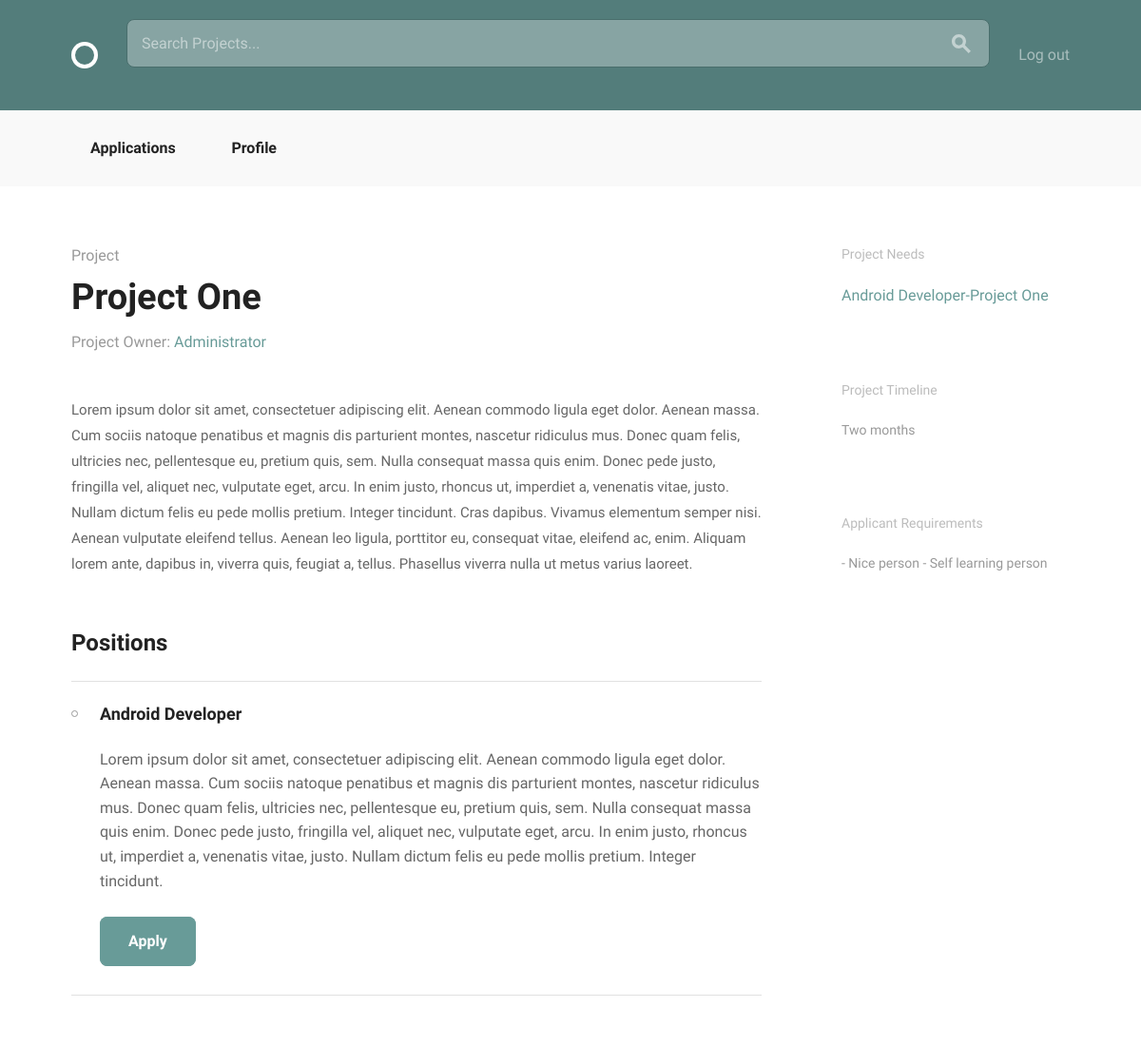
Before: /projects/1/detail/ (signed in) with the older database file.
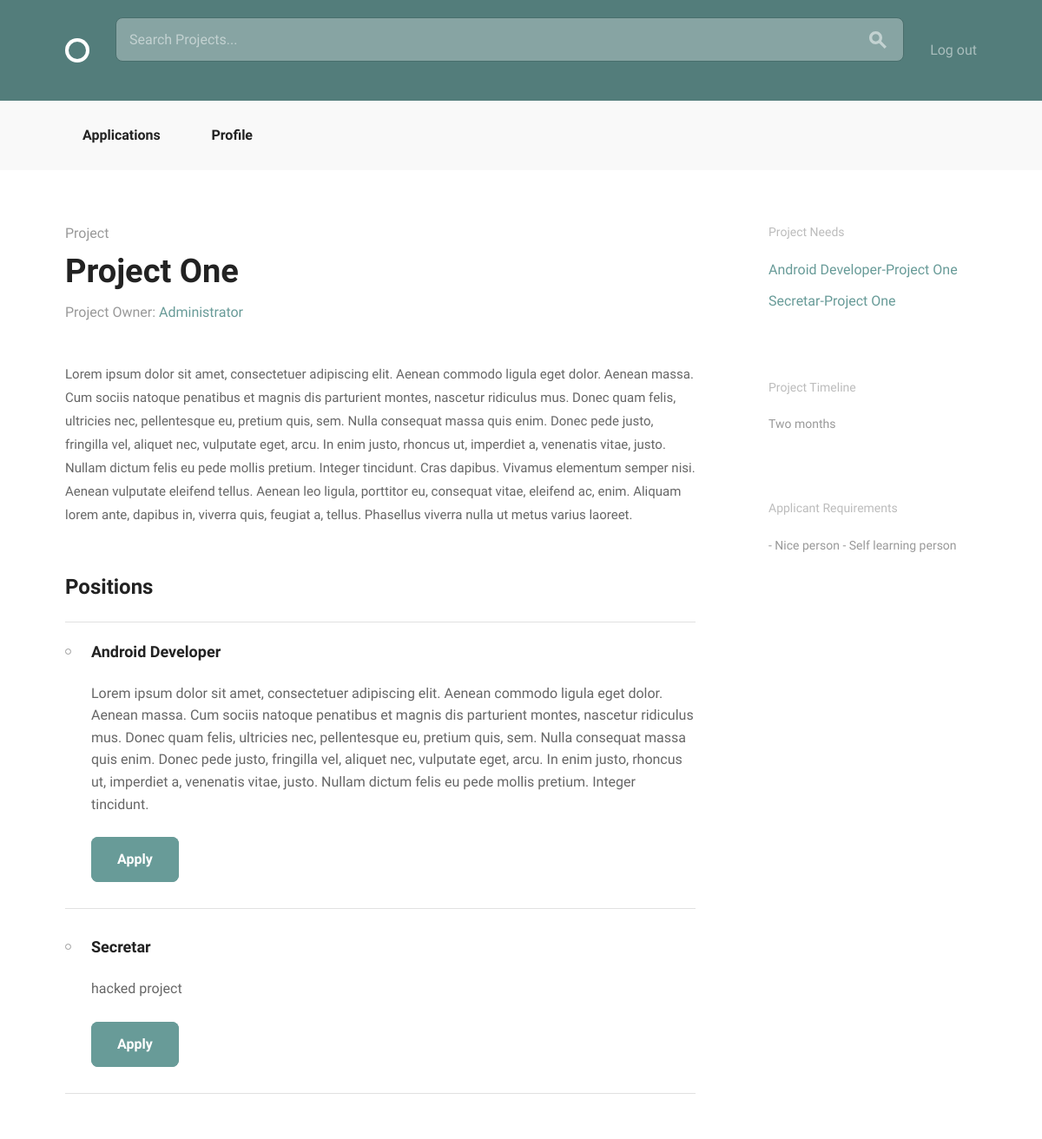
After: the same page with the newer database file.
### projects/models.py (models this page shows)
class Position(models.Model):
    position_title = models.CharField(max_length=40)
    skill = models.ForeignKey(Skill, related_name='positions')
    description = models.TextField(default='')
    project = models.ForeignKey(Project, related_name='positions')
    filled = models.BooleanField(default=False)
    def __str__(self):
        return "{}-{}".format(self.position_title, self.project)

class Project(models.Model):
    owner = models.ForeignKey(settings.AUTH_USER_MODEL,
                              related_name="projects")
    title = models.CharField(max_length=140)
    description = models.TextField()
    concluded = models.BooleanField(default=False)
    time_line_description = models.TextField(default='')
    applicant_req = models.TextField(default='')
    def __str__(self):
        return self.title

### projects/views.py (the view)
class ProjectDetailView(LoginRequiredMixin, PrefetchRelatedMixin, generic.DetailView):
    model = models.Project
    prefetch_related = ["positions"]

### projects/templatetags/project_extras.py (called while the page is built)
@register.inclusion_tag("projects/_apply_btns.html", takes_context=True)
def apply_buttons(context, position):
    user = context["user"]
    user_applications = models.Application.objects.filter(
        candidate=user
    )
    position_list = [app.position for app in user_applications]
    app_list = [app for app in user_applications]
    response = {
        "position": position,
        "already_apply": False,
        'user': user
    }
    if position in position_list:
        response["already_apply"] = True
        response["application"] = app_list[position_list.index(position)]
        print(response['application'])
    return response

### projects/templates/projects/project_detail.html (shortened to what this page needs)
{% extends "layout.html" %}
{% load project_extras %}
{% block body_content %}
    <div class="bounds circle--page circle--article">
        <div class="grid-70">
            <div class="circle--article--header">
                <h4 class="circle--article--section">Project</h4>
                <h1 class="circle--article--title">{{ project.title }}</h1>
                <p class="circle--article--byline">Project Owner:
                    <a>
                        {% if project.owner.display_name %}
                        {{ project.owner.display_name }}
                        {% else %}
                        {{ project.owner }}
                        {% endif %}
                    </a>
                </p>
            </div>
            <div class="circle--article--body">
                {{ project.description }}
            </div>
            <div class="circle--project--positions">
                <h2>Positions</h2>
                <ul class="circle--group--list">
                    {% for position in project.positions.all %}
                        <li>
                            <h3>{{ position.position_title }}</h3>
                            <p>{{ position.description }}</p>
                            {% if user != project.owner %}
                            {% apply_buttons position %}
                            {% endif %}
                        </li>
                    {% endfor %}
                </ul>
            </div>
    </div>
        <div class="grid-25 grid-push-5">
        <div class="circle--secondary--module">
            <h3>Project Needs</h3>
            <ul class="circle--link--list">
                {% for position in project.positions.all %}
                    <li><a>{{ position }}</a></li>
                {% endfor %}
            </ul>
        </div>
        <div class="circle--secondary--module">
            <h3>Project Timeline</h3>
            <p>{{ project.time_line_description }}</p>
        </div>
        <div class="circle--secondary--module">
            <h3>Applicant Requirements</h3>
            <p>{{ project.applicant_req }}</p>
        </div>
    </div>
</div>
{% endblock %}

### projects/templates/projects/_apply_btns.html
{% if position.filled and application.candidate == user %}
<a class="button button-primary">{{ application.status }}</a>
{% elif position.filled %}
<a class="button button-primary">Position Filled</a>
{% elif already_apply %}
<a class="button button-primary">{{ application.status }}</a>
{% else %}
<a class="button button-primary"
   href="{% url 'projects:apply' pk=position.project.pk position_pk=position.pk %}">
    Apply</a>
{% endif %}

Changed rows visible on the page:
added Position: position_title "Secretar", description "hacked project", filled "Apply", position_title+project "Secretar-Project One"
